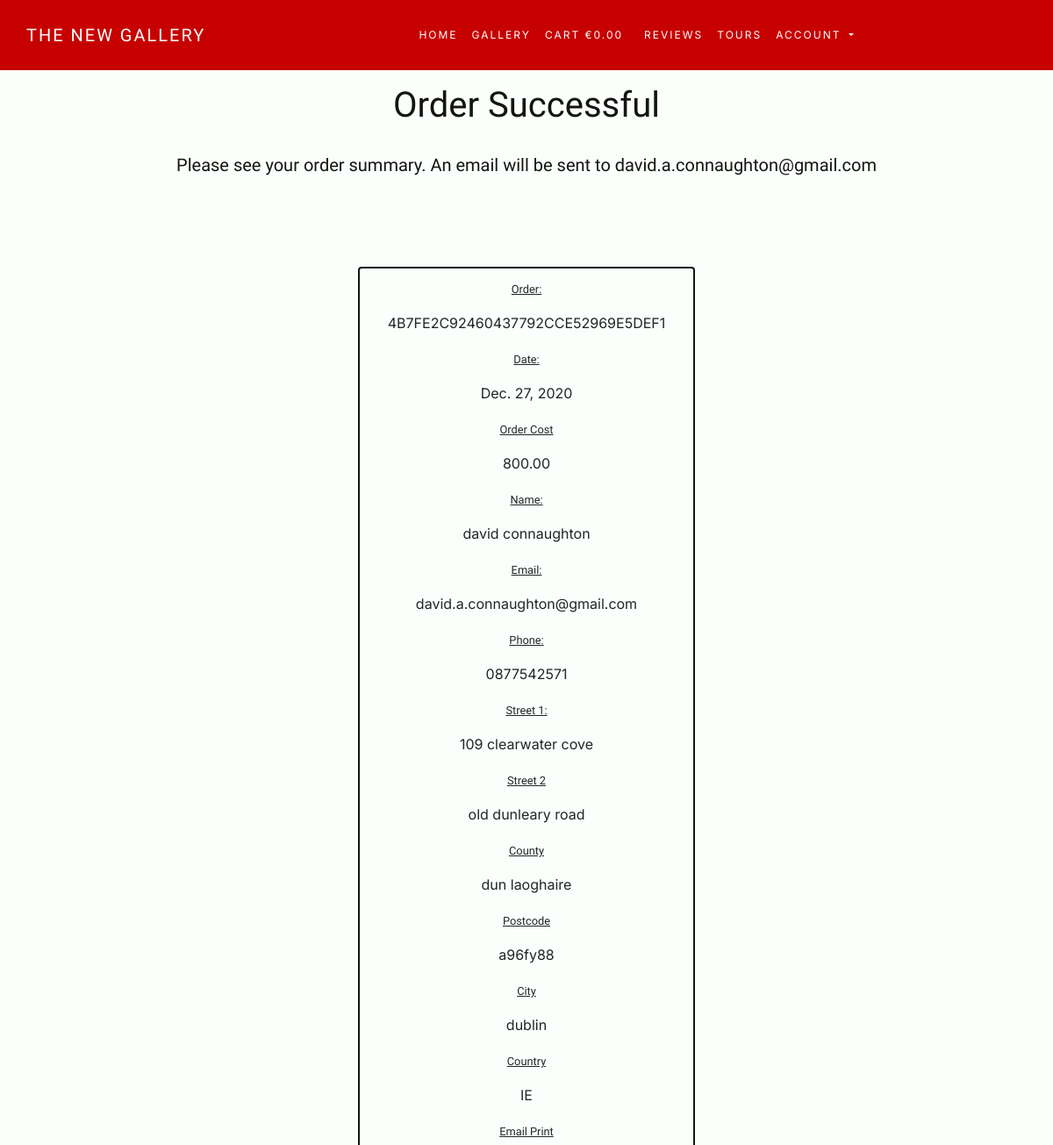
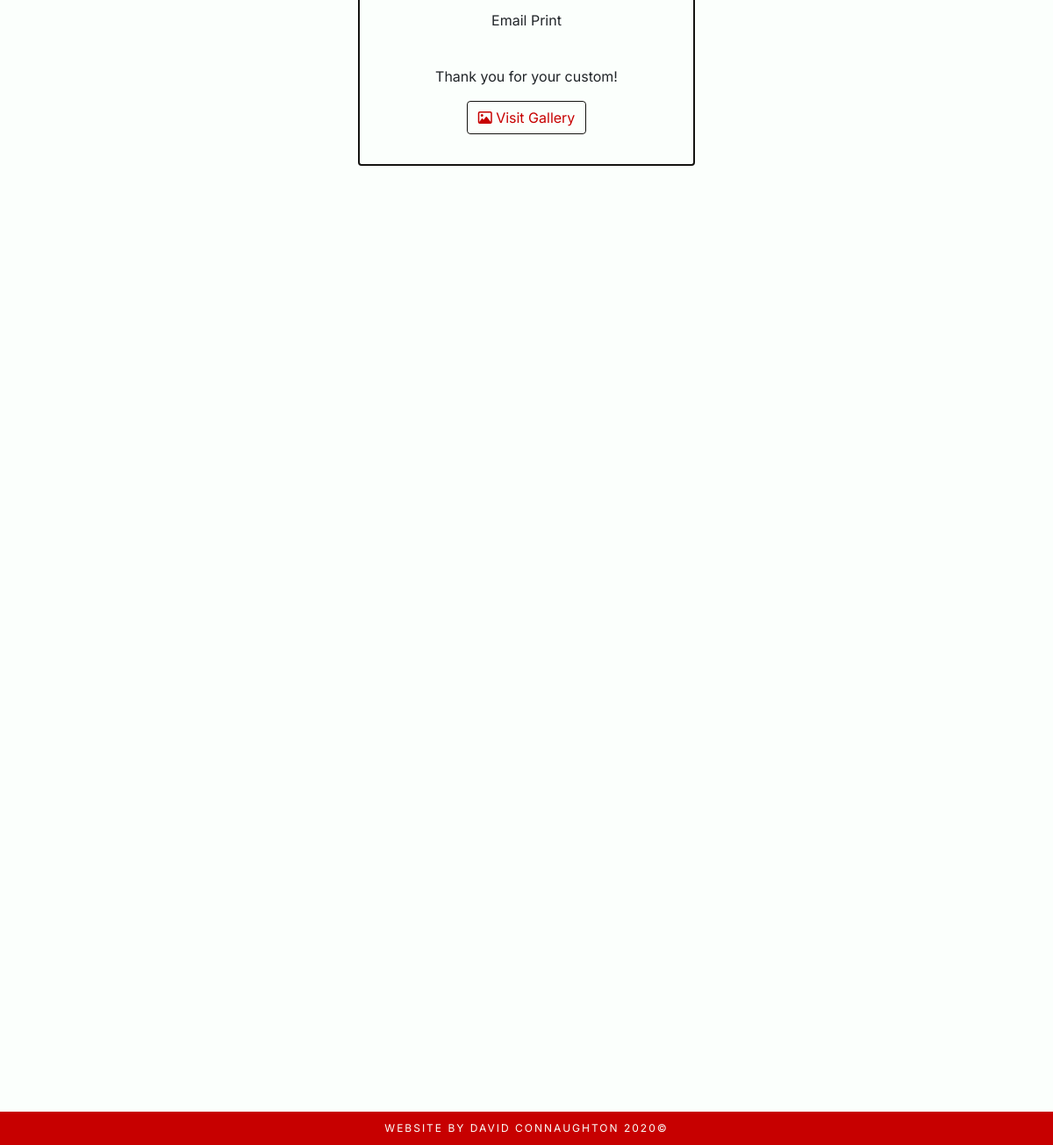
Page /checkout/checkout_success/4B7FE2C92460437792CCE52969E5DEF1 on the committed database (2 pictures, top to bottom).
### checkout/models.py (models this page shows, shortened)
class Order(models.Model):
    EMAIL = "Email Print"
    NO_EMAIL = "Please don't email Print"
    EMAIL_PRINT = (
        (EMAIL, "Email Print"),
        (NO_EMAIL, "Please Don't Email Print"),
    )
    order_number = models.CharField(max_length=32, null=False, editable=False)
    user_profile = models.ForeignKey(
        UserProfile, on_delete=models.SET_NULL, null=True,
        blank=True, related_name='orders'
    )
    full_name = models.CharField(max_length=32, null=False)
    email = models.EmailField(max_length=254, null=False, blank=False)
    phone_number = models.CharField(max_length=32, null=False, blank=False)
    street_address_1 = models.CharField(max_length=50, null=False, blank=False)
    street_address_2 = models.CharField(max_length=50, null=True, blank=True)
    county = models.CharField(max_length=50, null=False, blank=False)
    postcode = models.CharField(max_length=15, null=False, blank=False)
    city = models.CharField(max_length=32, null=False, blank=False)
    country = CountryField(
        blank_label='Country', null=False, blank=False
    )
    date = models.DateField(auto_now_add=True)
    email_print = models.CharField(
        max_length=30, choices=EMAIL_PRINT, default=EMAIL)
    order_total = models.DecimalField(
        max_digits=10, decimal_places=2, null=False, default=0)
    grand_total = models.DecimalField(
        max_digits=10, decimal_places=2, null=False, default=0)

### checkout/views.py (the view, shortened to what this page needs)
# urls.py: path('checkout_success/<order_number>',
def checkout_success(request, order_number):
    save_info = request.session.get('save_info')
    order = get_object_or_404(Order, order_number=order_number)
    customer_email = order.email
    subject = render_to_string(
            'checkout/confirmation_emails/confirmation_subject.txt',
            {'order': order})
    body = render_to_string(
            'checkout/confirmation_emails/confirmation_body.txt',
            {'order': order, 'contact_email': settings.DEFAULT_FROM_EMAIL})
    send_mail(
        subject,
        body,
        settings.DEFAULT_FROM_EMAIL,
        [customer_email]
    )
    if 'cart' in request.session:
        del request.session['cart']
    template = 'checkout/checkout_success.html'
    context = {
        'order': order,
    }
    return render(request, template, context)

### cart/contexts.py (called while the page is built, shortened)
def cart_contents(request):
    cart_items = []
    total = 0
    photo_count = 0
    cart = request.session.get('cart', {})
    context = {
        'cart_items': cart_items,
        'total': total,
        'photo_count': photo_count,
    }
    return context

### checkout/templates/checkout/checkout_success.html
{% extends "base.html" %}
{% load static %}
{% block extra_css %}
<link rel="stylesheet" href="{% static 'checkout/css/checkout.css' %}">
{% endblock %}
{% block content %}
    <div class="container-fluid mx-auto row justify-content-center">
        <h1 class="mt-5 pt-5 header">Order Successful</h1>
        <br>
    </div>
    <br>
    <div class="container-fluid mx-auto row justify-content-center">
        <h5 class="header">Please see your order summary. An email will be sent to {{ order.email }}</h5>
    </div>
    <section>
        <div class="container-fluid mx-auto m-5 p-5 order-details">
            <div class="row">
                <div class="card mx-auto text-center card-outline">
                    <p>
                        <small class="small">Order:</small>
                    </p>
                    <p>{{ order.order_number }}</p>
                    <p>
                        <small class="small">Date:</small>
                    </p>
                    <p>{{ order.date }}</p>
                    <p>
                        <small class="small">Order Cost</small>
                    </p>
                    <p>{{ order.order_total }}</p>
                    <p>
                        <small class="small">Name:</small>
                    </p>
                    <p>{{ order.full_name }}</p>
                    <p>
                        <small class="small">Email:</small>
                    </p>
                    <p>{{ order.email }}</p>
                    <p>
                        <small class="small">Phone:</small>
                    </p>
                    <p>{{ order.phone_number }}</p>
                    <p>
                        <small class="small">Street 1:</small>
                    </p>
                    <p>{{ order.street_address_1 }}</p>
                    {% if order.street_address_2 %}
                        <p>
                            <small class="small">Street 2</small>
                        </p>
                        <p>{{ order.street_address_2 }}</p>
                    {% endif %}
                    <p>
                        <small class="small">County</small>
                    </p>
                    <p>{{ order.county }}</p>
                    <p>
                        <small class="small">Postcode</small>
                    </p>
                    <p>{{ order.postcode }}</p>
                    <p>
                        <small class="small">City</small>
                    </p>
                    <p>{{ order.city }}</p>
                    <p>
                        <small class="small">Country</small>
                    </p>
                    <p>{{ order.country }}</p>
                    <p>
                        <small class="small">Email Print</small>
                    </p>
                    <p>{{ order.email_print }}</p>
                    <br>
                    <p>Thank you for your custom!</p>
                    <div class="col-12">
                        <a href="{% url 'photos' %}" class="btn btn-outline page-button">
                            <i class="far fa-image"></i>
                                Visit Gallery
                        </a>
                    </div>
                    <br>
                </div>
            </div>
        </div>
    </section>
{% endblock %}

### static/css/base.css (style rules this page uses)
html { height: 100%; }
body { font-family: 'Inter', sans-serif !important; background-color: #FBFFFC; }
h1, h2, h3, h4, h5, .small { font-family: 'Work Sans', sans-serif !important; }
.header { color: #141411; }
.card { width: 24rem; }
.card-outline { border: solid #141411 2px; background-color: #FBFFFC; padding: 10px; }
.page-button { color: #c70000; border-color: #141411; }
.small { text-decoration: underline; }

### rows in the picture
Order: email "david.a.connaughton@gmail.com", order_number "4B7FE2C92460437792CCE52969E5DEF1", date "Dec. 27, 2020", order_total "800.00", full_name "david connaughton", phone_number "0877542571", street_address_1 "109 clearwater cove", street_address_2 "old dunleary road", county "dun laoghaire", postcode "a96fy88", city "dublin", country "IE", email_print "Email Print"
